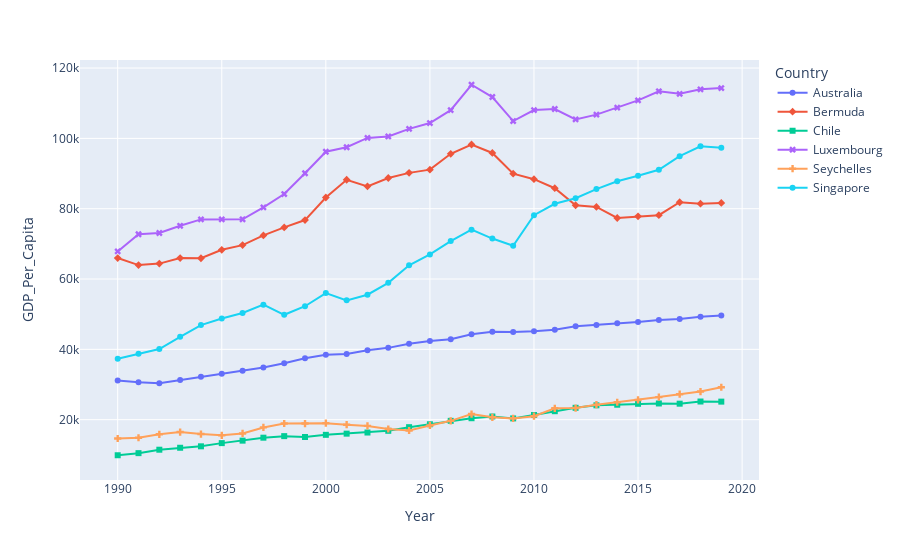

The code cell stored with this chart in its notebook:
### Code cell
fig1 = px.line(filtered_gdp_cont_pop_trade.loc[filtered_gdp_cont_pop_trade['Country'].isin(max_gdp2019_countries)], x='Year', y='GDP_Per_Capita', color='Country', symbol="Country")
fig1.show()

### Figure 1 — Plotly figure (JSON) as saved in the notebook; plotly's stock layout.template omitted (floating-point values rounded to 4 significant figures)
{"data": [{"hovertemplate": "Country=Australia<br>Year=%{x}<br>GDP_Per_Capita=%{y}<extra></extra>", "legendgroup": "Australia", "line": {"color": "#636efa", "dash": "solid"}, "marker": {"symbol": "circle"}, "mode": "markers+lines", "name": "Australia", "orientation": "v", "showlegend": true, "type": "scatter", "x": [1990, 1991, 1992, 1993, 1994, 1995, 1996, 1997, 1998, 1999, 2000, 2001, 2002, 2003, 2004, 2005, 2006, 2007, 2008, 2009, 2010, 2011, 2012, 2013, 2014, 2015, 2016, 2017, 2018, 2019], "xaxis": "x", "y": [31150.0, 30640.0, 30390.0, 31310.0, 32210.0, 33050.0, 33880.0, 34830.0, 36050.0, 37450.0, 38460.0, 38680.0, 39740.0, 40420.0, 41580.0, 42350.0, 42890.0, 44270.0, 44970.0, 44910.0, 45130.0, 45600.0, 46570.0, 46960.0, 47440.0, 47780.0, 48350.0, 48630.0, 49300.0, 49610.0], "yaxis": "y"}, {"hovertemplate": "Country=Bermuda<br>Year=%{x}<br>GDP_Per_Capita=%{y}<extra></extra>", "legendgroup": "Bermuda", "line": {"color": "#EF553B", "dash": "solid"}, "marker": {"symbol": "diamond"}, "mode": "markers+lines", "name": "Bermuda", "orientation": "v", "showlegend": true, "type": "scatter", "x": [1990, 1991, 1992, 1993, 1994, 1995, 1996, 1997, 1998, 1999, 2000, 2001, 2002, 2003, 2004, 2005, 2006, 2007, 2008, 2009, 2010, 2011, 2012, 2013, 2014, 2015, 2016, 2017, 2018, 2019], "xaxis": "x", "y": [65960.0, 63960.0, 64390.0, 65970.0, 65900.0, 68310.0, 69640.0, 72400.0, 74680.0, 76770.0, 83180.0, 88230.0, 86360.0, 88730.0, 90200.0, 91110.0, 95620.0, 98260.0, 95860.0, 89960.0, 88400.0, 85830.0, 80980.0, 80500.0, 77360.0, 77840.0, 78150.0, 81830.0, 81420.0, 81660.0], "yaxis": "y"}, {"hovertemplate": "Country=Chile<br>Year=%{x}<br>GDP_Per_Capita=%{y}<extra></extra>", "legendgroup": "Chile", "line": {"color": "#00cc96", "dash": "solid"}, "marker": {"symbol": "square"}, "mode": "markers+lines", "name": "Chile", "orientation": "v", "showlegend": true, "type": "scatter", "x": [1990, 1991, 1992, 1993, 1994, 1995, 1996, 1997, 1998, 1999, 2000, 2001, 2002, 2003, 2004, 2005, 2006, 2007, 2008, 2009, 2010, 2011, 2012, 2013, 2014, 2015, 2016, 2017, 2018, 2019], "xaxis": "x", "y": [9880.0, 10480.0, 11460.0, 12010.0, 12420.0, 13330.0, 14030.0, 14870.0, 15320.0, 15070.0, 15690.0, 16020.0, 16340.0, 16840.0, 17860.0, 18690.0, 19660.0, 20410.0, 20910.0, 20360.0, 21330.0, 22410.0, 23370.0, 24080.0, 24250.0, 24520.0, 24610.0, 24550.0, 25170.0, 25130.0], "yaxis": "y"}, {"hovertemplate": "Country=Luxembourg<br>Year=%{x}<br>GDP_Per_Capita=%{y}<extra></extra>", "legendgroup": "Luxembourg", "line": {"color": "#ab63fa", "dash": "solid"}, "marker": {"symbol": "x"}, "mode": "markers+lines", "name": "Luxembourg", "orientation": "v", "showlegend": true, "type": "scatter", "x": [1990, 1991, 1992, 1993, 1994, 1995, 1996, 1997, 1998, 1999, 2000, 2001, 2002, 2003, 2004, 2005, 2006, 2007, 2008, 2009, 2010, 2011, 2012, 2013, 2014, 2015, 2016, 2017, 2018, 2019], "xaxis": "x", "y": [67860.0, 72740.0, 73090.0, 75140.0, 76960.0, 76970.0, 76990.0, 80370.0, 84170.0, 90090.0, 96210.0, 97480.0, 100100.0, 100500.0, 102700.0, 104400.0, 108000.0, 115300.0, 111800.0, 104900.0, 108000.0, 108400.0, 105400.0, 106800.0, 108800.0, 110800.0, 113400.0, 112700.0, 114000.0, 114300.0], "yaxis": "y"}, {"hovertemplate": "Country=Seychelles<br>Year=%{x}<br>GDP_Per_Capita=%{y}<extra></extra>", "legendgroup": "Seychelles", "line": {"color": "#FFA15A", "dash": "solid"}, "marker": {"symbol": "cross"}, "mode": "markers+lines", "name": "Seychelles", "orientation": "v", "showlegend": true, "type": "scatter", "x": [1990, 1991, 1992, 1993, 1994, 1995, 1996, 1997, 1998, 1999, 2000, 2001, 2002, 2003, 2004, 2005, 2006, 2007, 2008, 2009, 2010, 2011, 2012, 2013, 2014, 2015, 2016, 2017, 2018, 2019], "xaxis": "x", "y": [14650.0, 14850.0, 15840.0, 16480.0, 15920.0, 15550.0, 16080.0, 17800.0, 18920.0, 18900.0, 19010.0, 18560.0, 18220.0, 17350.0, 16910.0, 18350.0, 19660.0, 21600.0, 20670.0, 20360.0, 20980.0, 23240.0, 23300.0, 24250.0, 24950.0, 25610.0, 26420.0, 27240.0, 28000.0, 29220.0], "yaxis": "y"}, {"hovertemplate": "Country=Singapore<br>Year=%{x}<br>GDP_Per_Capita=%{y}<extra></extra>", "legendgroup": "Singapore", "line": {"color": "#19d3f3", "dash": "solid"}, "marker": {"symbol": "circle"}, "mode": "markers+lines", "name": "Singapore", "orientation": "v", "showlegend": true, "type": "scatter", "x": [1990, 1991, 1992, 1993, 1994, 1995, 1996, 1997, 1998, 1999, 2000, 2001, 2002, 2003, 2004, 2005, 2006, 2007, 2008, 2009, 2010, 2011, 2012, 2013, 2014, 2015, 2016, 2017, 2018, 2019], "xaxis": "x", "y": [37350.0, 38730.0, 40080.0, 43560.0, 46900.0, 48770.0, 50320.0, 52710.0, 49830.0, 52260.0, 56010.0, 53940.0, 55540.0, 58920.0, 63900.0, 67010.0, 70790.0, 74030.0, 71510.0, 69470.0, 78160.0, 81400.0, 82970.0, 85590.0, 87810.0, 89370.0, 91080.0, 94940.0, 97740.0, 97340.0], "yaxis": "y"}], "layout": {"legend": {"title": {"text": "Country"}, "tracegroupgap": 0}, "margin": {"t": 60}, "xaxis": {"anchor": "y", "domain": [0, 1], "title": {"text": "Year"}}, "yaxis": {"anchor": "x", "domain": [0, 1], "title": {"text": "GDP_Per_Capita"}}}}
